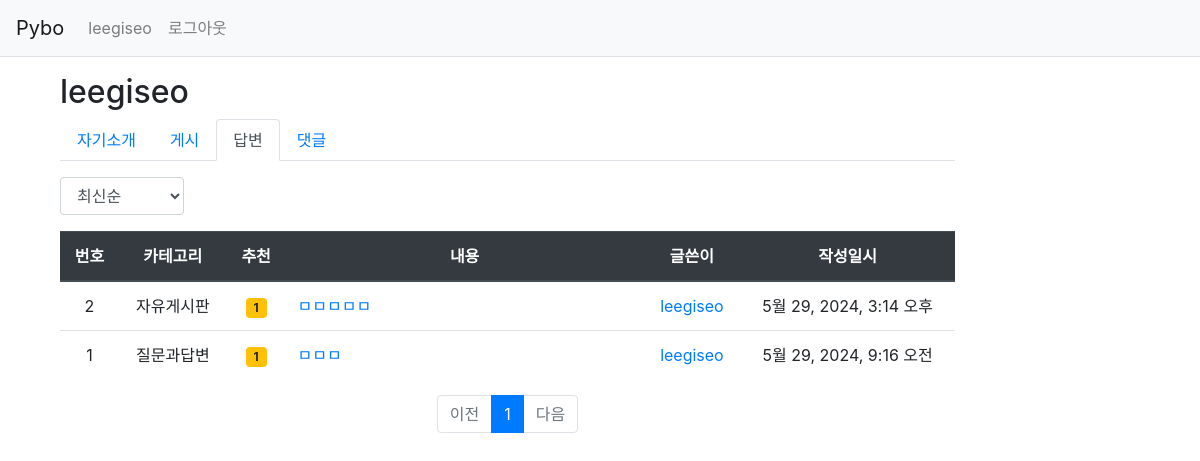
Page /pybo/profile/answer/leegiseo/ on the committed database.
### pybo/models.py (models this page shows, shortened)
class Answer(models.Model):
    author = models.ForeignKey(User, on_delete=models.CASCADE, related_name='author_answer')
    question = models.ForeignKey(Question, on_delete=models.CASCADE)
    content = models.TextField()
    create_date = models.DateTimeField()
    modify_date = models.DateTimeField(null=True, blank=True)
    voter = models.ManyToManyField(User, related_name='voter_answer')

class Question(models.Model):
    author = models.ForeignKey(User, on_delete=models.CASCADE, related_name='author_question')
    category = models.ForeignKey(Category, on_delete=models.CASCADE, related_name='category_question', default=1)
    subject = models.CharField(max_length=200)
    content = models.TextField()
    create_date = models.DateTimeField()
    modify_date = models.DateTimeField(null=True, blank=True)
    voter = models.ManyToManyField(User, related_name='voter_question')

class Category(models.Model):
    name = models.CharField(max_length=100, unique=True)
    def __str__(self):
        return self.name

### pybo/views/profile_views.py (the view)
# urls.py: path('profile/answer/<str:username>/', profile_views.profile_answer, name='profile_answer'),
def profile_answer(request, username):
    user = get_object_or_404(User, username=username)
    page = request.GET.get('page', '1')  # 페이지
    so = request.GET.get('so', 'recent')  # 정렬기준
    answer_list = Answer.objects.filter(author=user)
    if so == 'recommend':
        answer_list = answer_list.annotate(num_voter=Count('voter')).order_by('-num_voter', '-create_date')
    elif so == 'popular':
        answer_list = answer_list.annotate(num_answer=Count('answer')).order_by('-num_answer', '-create_date')
    else:  # recent
        answer_list = answer_list.order_by('-create_date')
    paginator = Paginator(answer_list, 10)  # 페이지당 10개씩 보여주기
    page_obj = paginator.get_page(page)
    context = {'user': user, 'answer_list': page_obj, 'page': page, 'so': so}
    return render(request, 'pybo/profile_answer.html', context)

### pybo/templatetags/pybo_filter.py (called while the page is built)
@register.filter
def sub(value, arg):
    return value - arg

### templates/pybo/profile_answer.html (shortened to what this page needs)
{% extends 'base.html' %}
{% load pybo_filter %}
{% block content %}
<div class="container my-3 d-flex">
    <div class="col-10 flex-grow-1">
        <h2>{{ user.username }}</h2>
        <ul class="nav nav-tabs">
            <li class="nav-item">
                <a class="nav-link " href="{% url 'pybo:profile_question' username=user.username %}">자기소개</a>
            </li>
            <li class="nav-item">
                <a class="nav-link " href="{% url 'pybo:profile_question' username=user.username %}">게시</a>
            </li>
            <li class="nav-item">
                <a class="nav-link active" href="{% url 'pybo:profile_answer' username=user.username %}">답변</a>
            </li>
            <li class="nav-item">
                <a class="nav-link " href="{% url 'pybo:profile_comment' username=user.username %}">댓글</a>
            </li>
        </ul>
        <div class="row justify-content-between my-3">
            <div class="col-2">
                <select class="form-control so">
                    <option value="recent" {% if so == 'recent' %}selected{% endif %}>최신순</option>
                </select>
            </div>
        </div>
        <table class="table">
            <thead>
            <tr class="text-center thead-dark">
                <th>번호</th>
                <th >카테고리</th>
                <th>추천</th>
                <th style="width:40%">내용</th>
                <th>글쓴이</th>
                <th>작성일시</th>
            </tr>
            </thead>
            <tbody>
            {% if answer_list %}
            {% for answer in answer_list %}
            <tr class="text-center">
                <td>
                    {{ answer_list.paginator.count|sub:answer_list.start_index|sub:forloop.counter0|add:1 }}
                </td>
                <td>
                    {{ answer.question.category }}
                </td>
                <td>
                    {% if answer.voter.all.count > 0 %}
                    <span class="badge badge-warning px-2 py-1">{{ answer.voter.all.count }}</span>
                    {% endif %}
                </td>
                <td class="text-left">
                    <a href="{% url 'pybo:detail' answer.question.id %}">{{ answer.content }}</a>
                </td>
                <td>
                    <a href="{% url 'pybo:profile_question' answer.question.author.username %}">{{ answer.author.username }}</a>
                </td>
                <td>{{ answer.create_date }}</td>
            </tr>
            {% endfor %}
            {% else %}
            <tr>
                <td colspan="3">질문이 없습니다.</td>
            </tr>
            {% endif %}
            </tbody>
        </table>
        <ul class="pagination justify-content-center">
            {% if answer_list.has_previous %}
            <li class="page-item">
                <a class="page-link" data-page="{{ answer_list.previous_page_number }}" href="#">이전</a>
            </li>
            {% else %}
            <li class="page-item disabled">
                <a class="page-link" tabindex="-1" aria-disabled="true" href="#">이전</a>
            </li>
            {% endif %}
            {% for page_number in answer_list.paginator.page_range %}
            {% if page_number >= answer_list.number|add:-5 and page_number <= answer_list.number|add:5 %}
                {% if page_number == answer_list.number %}
                <li class="page-item active" aria-current="page">
                    <a class="page-link" data-page="{{ page_number }}" href="#">{{ page_number }}</a>
                </li>
                {% else %}
                <li class="page-item">
                    <a class="page-link" data-page="{{ page_number }}" href="#">{{ page_number }}</a>
                </li>
                {% endif %}
            {% endif %}
            {% endfor %}
            {% if answer_list.has_next %}
            <li class="page-item">
                <a class="page-link" data-page="{{ answer_list.next_page_number }}" href="#">다음</a>
            </li>
            {% else %}
            <li class="page-item disabled">
                <a class="page-link" tabindex="-1" aria-disabled="true" href="#">다음</a>
            </li>
            {% endif %}
        </ul>
    </div>
</div>
{% endblock %}

### templates/navbar.html (shortened to what this page needs)
<nav class="navbar navbar-expand-lg navbar-light bg-light border-bottom">
    <a class="navbar-brand" href="{% url 'pybo:index' %}">Pybo</a>
    <div class="collapse navbar-collapse flex-grow-0" id="navbarNav">
        <ul class="navbar-nav">
            <li class="nav-item d-flex">
                {% if user.is_authenticated %}
                <a class="nav-link" href="{% url 'pybo:profile_question' user.username %}">{{ user.username }}</a>
                <a class="nav-link" href="{% url 'common:logout' %}">로그아웃</a>
                {% else %}
                <a class="nav-link" href="{% url 'common:login' %}">로그인</a>
                {% endif %}
            </li>
        </ul>
    </div>
</nav>

### rows in the picture
Answer: paginator.count|sub "2", question.category "자유게시판", voter.all.count "1", content "ㅁㅁㅁㅁㅁ", author.username "leegiseo", create_date "5월 29, 2024, 3:14 오후"
Answer: paginator.count|sub "1", question.category "질문과답변", voter.all.count "1", content "ㅁㅁㅁ", author.username "leegiseo", create_date "5월 29, 2024, 9:16 오전"

### other values in the picture
{{ user.username }} "leegiseo"
{{ page_number }} "1"
